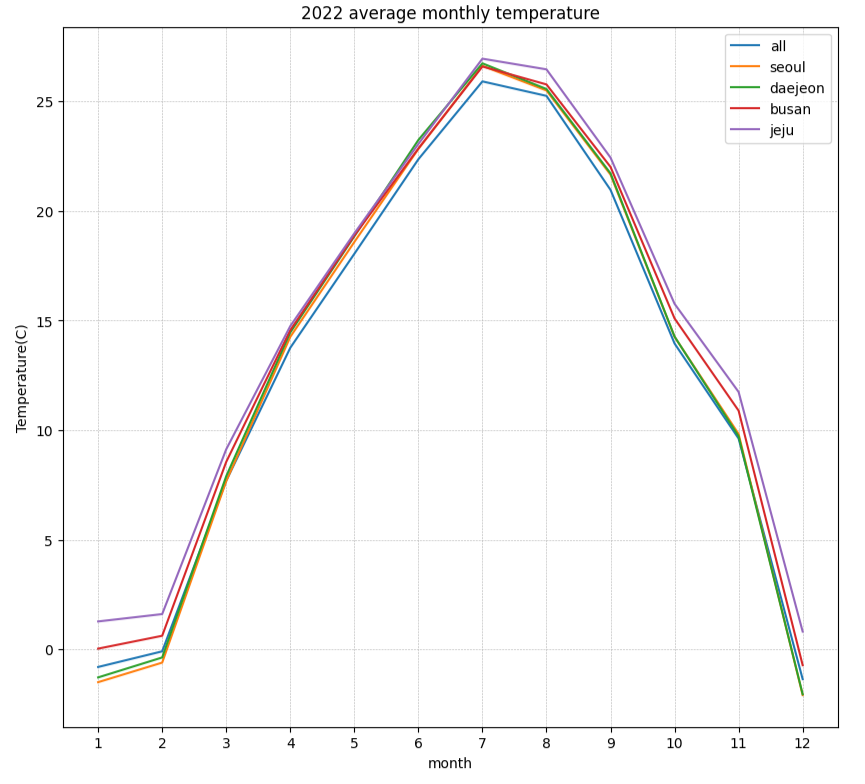

Reproduce this figure in Python.
#!/usr/bin/env python
# coding: utf-8

# In[33]:


import csv
import matplotlib.pyplot as plt

def main():
    f = [[],[],[],[],[]]
    month_temp_avg = [[0 for col in range(12)] for row in range(5)]
    month = [[],[],[],[],[],[],[],[],[],[],[],[]]
    
    f[0] = open('all.csv', 'r')
    f[1] = open('seoul.csv', 'r')
    f[2] = open('daejeon.csv', 'r')
    f[3] = open('busan.csv', 'r')
    f[4] = open('jeju.csv', 'r')
    
    for i in range(5):
        data = csv.reader(f[i])
        next(data)
        for row in data:
            month[int(row[0].split('-')[1])-1].append(float(row[2]))
        for j in range(12):
            month_temp_avg[i][j] = sum(month[j]) / len(month[j])
        f[i].close()
    
    plt.figure(figsize=(10,20))
    plt.subplot(2,1,1)
    plt.plot(range(1,13), month_temp_avg[0], label = 'all')
    plt.plot(range(1,13), month_temp_avg[1], label = 'seoul')
    plt.plot(range(1,13), month_temp_avg[2], label = 'daejeon')
    plt.plot(range(1,13), month_temp_avg[3], label = 'busan')
    plt.plot(range(1,13), month_temp_avg[4], label = 'jeju')
    plt.xticks(range(1,13))
    plt.xlabel('month')
    plt.ylabel('Temperature(C)')
    plt.legend()
    plt.title('2022 average monthly temperature')
    plt.grid(True, lw=0.4, ls='--')
    plt.show()
    
    plt.figure(figsize=(8,10))
    plt.subplot(2,1,2)
    for i in range(1, 5):
        temp_diff = []
        for j in range(12):
            temp_diff.append(month_temp_avg[i][j] - month_temp_avg[0][j])
        if i== 1: plt.plot(range(1,13), temp_diff, label='seoul-all')
        if i== 2: plt.plot(range(1,13), temp_diff, label='daejeon-all')
        if i== 3: plt.plot(range(1,13), temp_diff, label='busan-all')
        if i== 4: plt.plot(range(1,13), temp_diff, label='jeju-all')
    plt.xticks(range(1,13))
    plt.xlabel('month')
    plt.ylabel('Temperature(C) difference')
    plt.legend()
    plt.grid(True, lw=0.4, ls='--')
    plt.show()
    
if __name__=="__main__":
    main()


# In[ ]:
